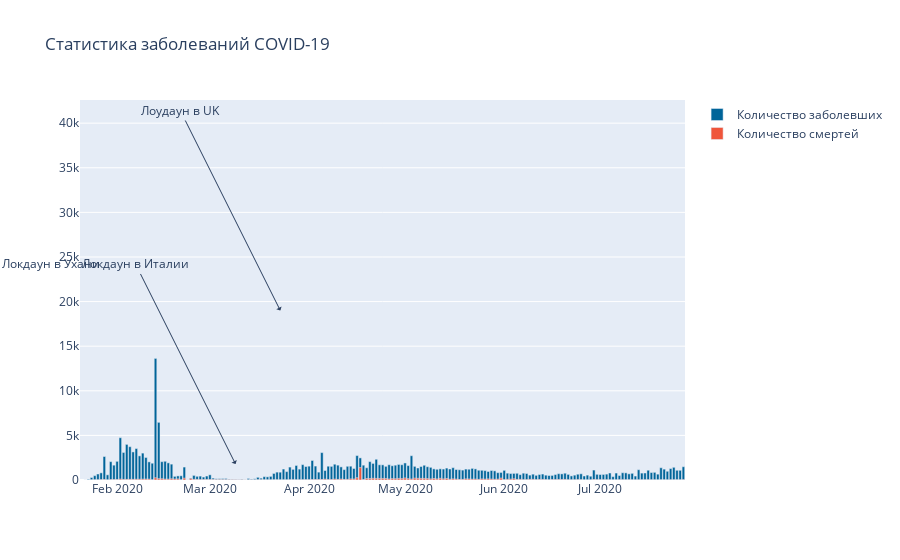

Source (notebook cell):
### Code cell
#Столбчатые диаграммы 
def add_daily_diffs(df):
    df.loc[0, 'Cases_daily'] = 0
    df.loc[0, 'Deaths_daily'] = 0
    for i in range (1, len(df)):
        df.loc[i, 'Cases_daily'] = df.loc[i, 'Confirmed'] - df.loc[i-1, 'Confirmed']
        df.loc[i, 'Deaths_daily'] = df.loc[i, 'Deaths'] - df.loc[i-1, 'Deaths']
    return df

df_world = data.groupby('Date', as_index = False)['Deaths', 'Confirmed'].sum()
df_world = add_daily_diffs(df_world)

fig = go.Figure(data = [
    go.Bar(name = 'Количество заболевших',
          marker = {'color': 'rgb(0,100,153)'},
          x = df_world.Date,
          y = df_world.Cases_daily),
    go.Bar(name = 'Количество смертей', x = df_world.Date, y = df_world.Deaths_daily)
])

#даты введения локдауна в Италии, Ухаи и Великобритании 
fig.update_layout(barmode = 'overlay', title = 'Статистика заболеваний COVID-19',
                 annotations = [dict(x = '2020 - 01 - 23', y=1797, text = 'Локдаун в Ухани',
                               showarrow = True, arrowhead = 1, ax = - 100, ay = - 200),
                               dict(x = '2020-03-09', y=1797, text = 'Локдаун в Италии',
                               showarrow = True, arrowhead = 1, ax = - 100, ay= - 200),
                               dict(x = '2020-03-23', y=19000, text = 'Лоудаун в UK',
                               showarrow = True, arrowhead = 1, ax=-100, ay=-200)])

### Figure 1 — Plotly figure (JSON) as saved in the notebook; plotly's stock layout.template omitted (floating-point values rounded to 4 significant figures; data arrays with more than 128 entries replaced by an {"elided": "..."} marker saying what was removed)
{"data": [{"marker": {"color": "rgb(0,100,153)"}, "name": "Количество заболевших", "type": "bar", "x": {"elided": "188 str values"}, "y": {"elided": "188 int values"}}, {"name": "Количество смертей", "type": "bar", "x": {"elided": "188 str values"}, "y": {"elided": "188 int values"}}], "layout": {"annotations": [{"arrowhead": 1, "ax": -100, "ay": -200, "showarrow": true, "text": "Локдаун в Ухани", "x": "2020 - 01 - 23", "y": 1797}, {"arrowhead": 1, "ax": -100, "ay": -200, "showarrow": true, "text": "Локдаун в Италии", "x": "2020-03-09", "y": 1797}, {"arrowhead": 1, "ax": -100, "ay": -200, "showarrow": true, "text": "Лоудаун в UK", "x": "2020-03-23", "y": 19000}], "barmode": "overlay", "title": {"text": "Статистика заболеваний COVID-19"}}}
